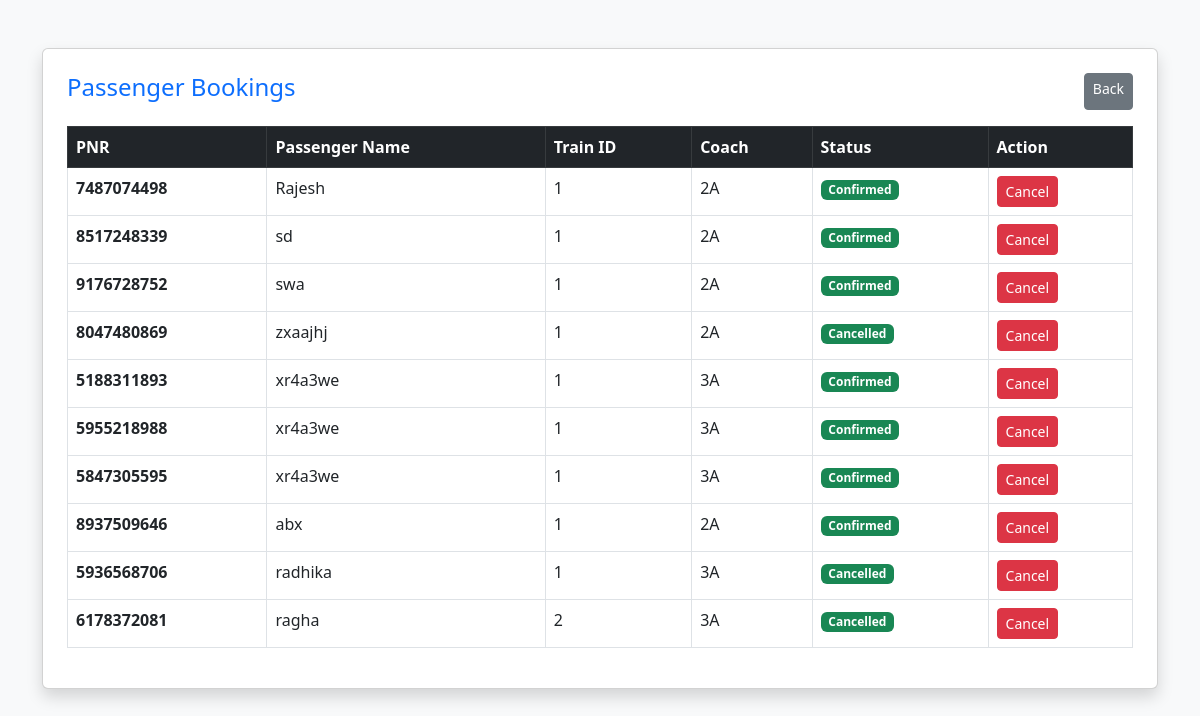
/Railway_reserv_system/admin/view_bookings.php, run on the app's committed database.
### tables this page shows
CREATE TABLE `bookings` (
  `id` int(11) NOT NULL,
  `pnr` varchar(12) NOT NULL,
  `user_id` int(11) NOT NULL,
  `train_id` int(11) NOT NULL,
  `passenger_name` varchar(100) NOT NULL,
  `passenger_age` int(3) NOT NULL,
  `passenger_gender` varchar(10) NOT NULL,
  `coach` varchar(10) NOT NULL,
  `travel_date` date NOT NULL,
  `status` varchar(20) DEFAULT 'Confirmed',
  `booking_time` timestamp NOT NULL DEFAULT current_timestamp()
);

### Railway_reserv_system/admin/view_bookings.php (the view, shortened to what this page needs)
<?php
include('../includes/db.php');
?>
<!DOCTYPE html>
<html>
<head>
    <link href="https://cdn.jsdelivr.net/npm/bootstrap@5.3.0/dist/css/bootstrap.min.css" rel="stylesheet">
</head>
<body class="bg-light">
<div class="container mt-5">
    <div class="card shadow p-4">
        <div class="d-flex justify-content-between mb-3">
            <h4 class="text-primary">Passenger Bookings</h4>
            <a href="admin_dashboard.php" class="btn btn-secondary btn-sm">Back</a>
        </div>
        <table class="table table-hover table-bordered bg-white">
            <thead class="table-dark">
                <tr>
                    <th>PNR</th>
                    <th>Passenger Name</th>
                    <th>Train ID</th>
                    <th>Coach</th>
                    <th>Status</th>
                    <th>Action</th>
                </tr>
            </thead>
            <tbody>
                <?php
                $res = mysqli_query($conn, "SELECT * FROM bookings ORDER BY id DESC");
                while($row = mysqli_fetch_assoc($res)){
                    $status_class = ($row['status'] == 'Waiting') ? 'bg-warning text-dark' : 'bg-success';
                    echo "<tr>
                            <td><b>{$row['pnr']}</b></td>
                            <td>{$row['passenger_name']}</td>
                            <td>{$row['train_id']}</td>
                            <td>{$row['coach']}</td>
                            <td><span class='badge $status_class'>{$row['status']}</span></td>
                            <td>
                                <a href='view_bookings.php?delete={$row['id']}' class='btn btn-danger btn-sm' onclick='return confirm(\"Are you sure?\")'>Cancel</a>
                            </td>
                          </tr>";
                }
                ?>
            </tbody>
        </table>
    </div>
</div>
</body>
</html>

### data on the page
bookings: pnr "7487074498", passenger_name "Rajesh", train "1", coach "2A", status "Confirmed"
bookings: pnr "8517248339", passenger_name "sd", train "1", coach "2A", status "Confirmed"
bookings: pnr "9176728752", passenger_name "swa", train "1", coach "2A", status "Confirmed"
bookings: pnr "8047480869", passenger_name "zxaajhj", train "1", coach "2A", status "Cancelled"
bookings: pnr "5188311893", passenger_name "xr4a3we", train "1", coach "3A", status "Confirmed"
bookings: pnr "5955218988", passenger_name "xr4a3we", train "1", coach "3A", status "Confirmed"
bookings: pnr "5847305595", passenger_name "xr4a3we", train "1", coach "3A", status "Confirmed"
bookings: pnr "8937509646", passenger_name "abx", train "1", coach "2A", status "Confirmed"
bookings: pnr "5936568706", passenger_name "radhika", train "1", coach "3A", status "Cancelled"
bookings: pnr "6178372081", passenger_name "ragha", train "2", coach "3A", status "Cancelled"
